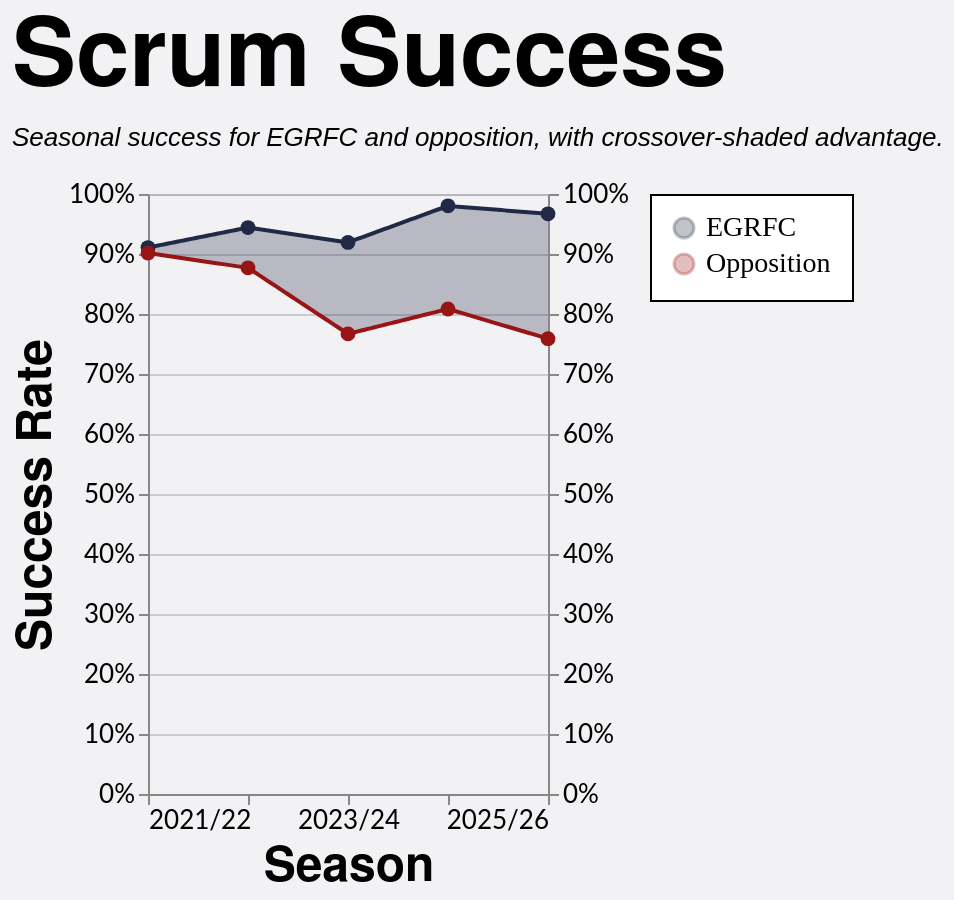

Source (Vega-Lite JSON):
### Vega-Lite specification from a JSON file in a GitHub repository (floating-point values rounded to 4 significant figures; data arrays with more than 128 entries replaced by an {"elided": "..."} marker saying what was removed)
{"config": {"axis": {"labelFont": "Lato, sans-serif", "titleFont": "PT Sans Narrow, Helvetica Neue, Helvetica, Arial, sans-serif", "labelFontSize": 13, "titleFontSize": 24, "gridColor": "#202947", "gridOpacity": 0.2}, "header": {"labelFont": "PT Sans Narrow, Helvetica Neue, Helvetica, Arial, sans-serif", "titleFont": "PT Sans Narrow, Helvetica Neue, Helvetica, Arial, sans-serif", "labelFontSize": 24, "titleFontSize": 28, "labelFontWeight": "bold", "orient": "left"}, "legend": {"labelFont": "Lato, sans-serif", "titleFont": "PT Sans Narrow, Helvetica Neue, Helvetica, Arial, sans-serif", "labelFontSize": 14, "titleFontSize": 16, "titlePadding": 5, "fillColor": "white", "strokeColor": "black", "padding": 10, "titleFontWeight": "lighter", "titleFontStyle": "italic", "titleColor": "gray", "offset": 10}, "title": {"font": "PT Sans Narrow, Helvetica Neue, Helvetica, Arial, sans-serif", "fontSize": 48, "fontWeight": "bold", "anchor": "start", "align": "center", "titlePadding": 20, "subtitlePadding": 10, "subtitleFontSize": 13, "subtitleColor": "", "subtitleFontStyle": "italic", "offset": 15, "color": "black"}, "axisX": {"labelAngle": 0}, "facet": {"title": null, "header": null, "align": {"row": "each", "column": "each"}}, "resolve": {"scale": {"y": "independent", "facet": "independent"}}, "background": "#f2f1f4"}, "layer": [{"mark": {"type": "area", "opacity": 0.28}, "encoding": {"color": {"field": "leading_team", "legend": {"labelFont": "PT Sans Narrow", "orient": "right", "title": null}, "scale": {"domain": ["EGRFC", "Opposition"], "range": ["#202946", "#991515"]}, "title": "Team", "type": "nominal"}, "x": {"axis": {"grid": false, "labelExpr": "datum.value == 0 ? '2021/22' : datum.value == 1 ? '2022/23' : datum.value == 2 ? '2023/24' : datum.value == 3 ? '2024/25' : datum.value == 4 ? '2025/26' : ''", "values": [0, 1, 2, 3, 4]}, "field": "season_pos", "scale": {"domain": [0, 4]}, "title": "Season", "type": "quantitative"}, "y": {"axis": {"format": "%", "orient": "left"}, "field": "y_high", "scale": {"domain": [0.0, 1.0]}, "title": "Success Rate", "type": "quantitative"}, "y2": {"field": "y_low"}}, "transform": [{"filter": "(datum.team === 'EGRFC')"}]}, {"mark": {"type": "line", "size": 2}, "encoding": {"color": {"field": "team", "scale": {"domain": ["EGRFC", "Opposition"], "range": ["#202946", "#991515"]}, "title": "Team", "type": "nominal"}, "x": {"axis": {"labelExpr": "datum.value == 0 ? '2021/22' : datum.value == 1 ? '2022/23' : datum.value == 2 ? '2023/24' : datum.value == 3 ? '2024/25' : datum.value == 4 ? '2025/26' : ''", "values": [0, 1, 2, 3, 4]}, "field": "season_pos", "scale": {"domain": [0, 4]}, "title": "Season", "type": "quantitative"}, "y": {"axis": {"format": "%", "orient": "right"}, "field": "success_rate", "scale": {"domain": [0.0, 1.0]}, "title": null, "type": "quantitative"}}}, {"mark": {"type": "point", "filled": true, "opacity": 1.0, "size": 55}, "encoding": {"color": {"field": "team", "scale": {"domain": ["EGRFC", "Opposition"], "range": ["#202946", "#991515"]}, "title": "Team", "type": "nominal"}, "tooltip": [{"field": "team", "title": "Team", "type": "nominal"}, {"field": "squad", "title": "Squad", "type": "nominal"}, {"field": "set_piece_type", "title": "Set Piece", "type": "nominal"}, {"field": "lineouts_total", "format": ",.0f", "title": "Total Lineouts", "type": "quantitative"}, {"field": "success_rate", "format": ".0%", "title": "Success Rate", "type": "quantitative"}], "x": {"field": "season_pos", "title": "Season", "type": "quantitative"}, "y": {"axis": null, "field": "success_rate", "scale": {"domain": [0.0, 1.0]}, "title": "Success Rate", "type": "quantitative"}}, "transform": [{"filter": "datum.is_anchor"}]}], "data": {"name": "data-b41a58eb184d81a242550381bff02d70"}, "height": 300, "params": [{"name": "spSquadParam", "value": "1st"}], "title": {"text": "Scrum Success", "subtitle": "Seasonal success for EGRFC and opposition, with crossover-shaded advantage."}, "transform": [{"filter": "datum.squad == (spSquadParam + ' XV')"}], "width": 200, "$schema": "https://vega.github.io/schema/vega-lite/v5.20.1.json", "datasets": {"data-b41a58eb184d81a242550381bff02d70": {"elided": "484 records"}}}
